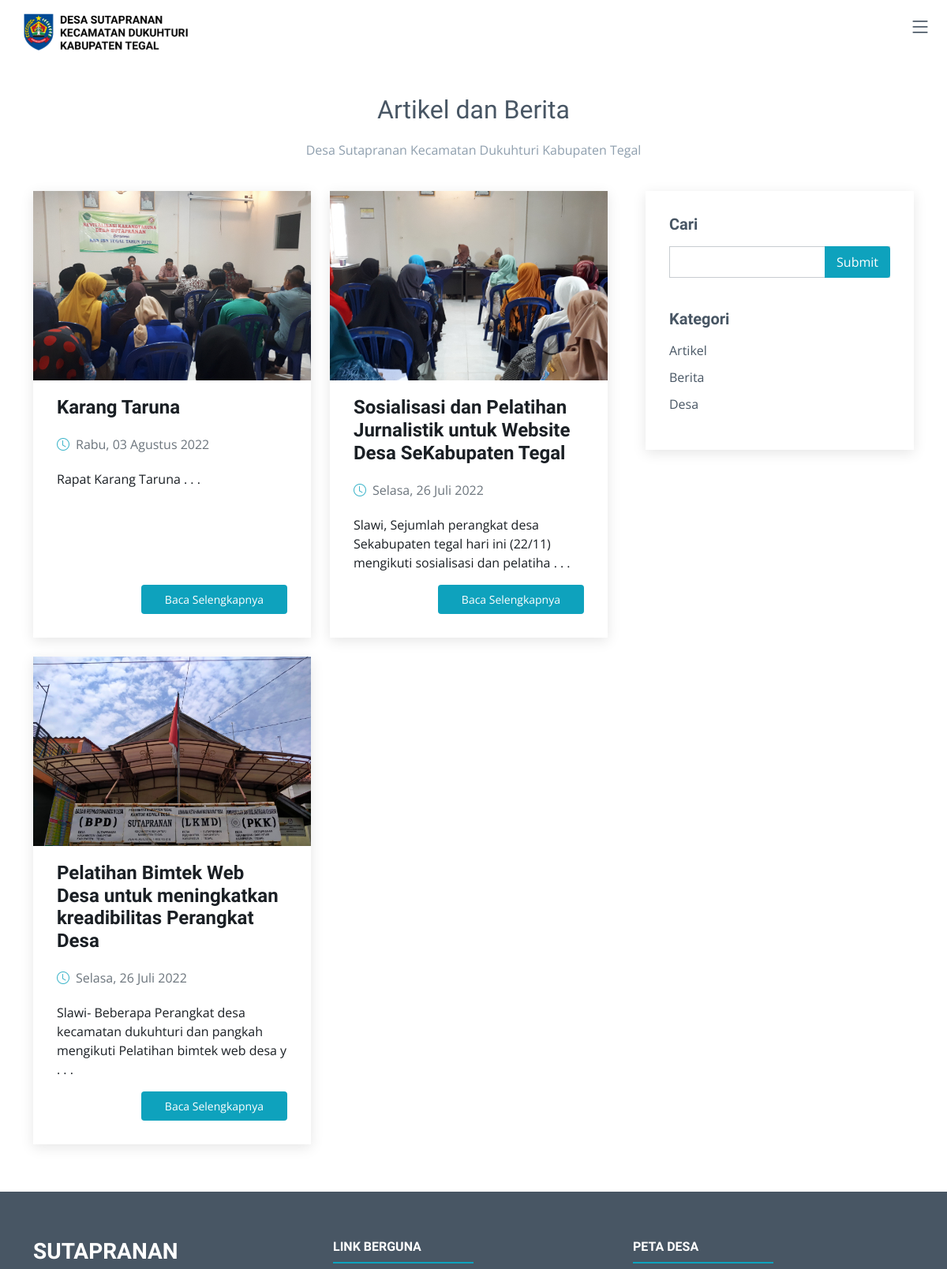
The page /index.php/user/artikeldanberita (upper part) on the database as committed earlier.
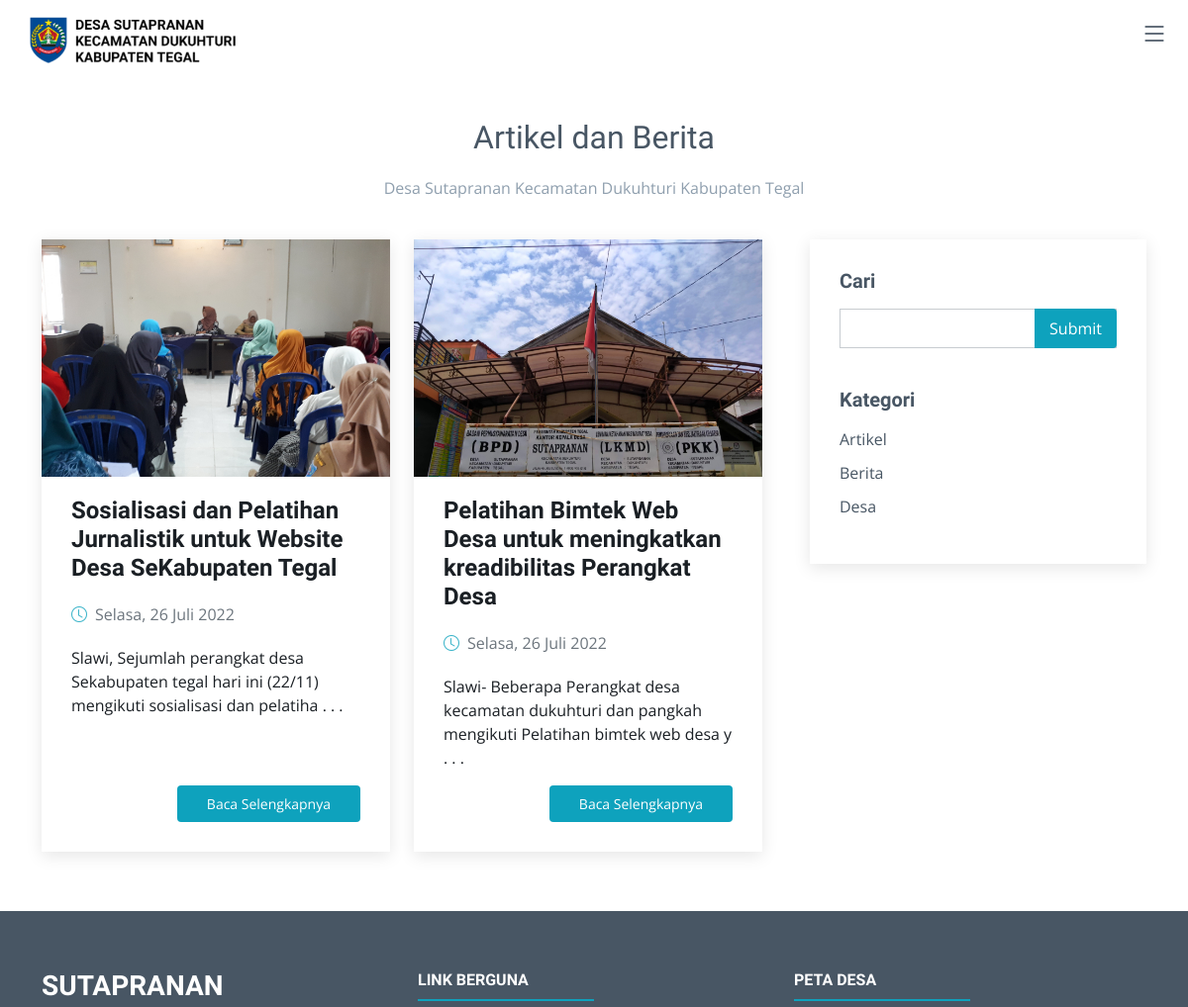
The same page on the database as committed later.
### tables this page shows
CREATE TABLE `artikeldanberita` (
  `id` int(11) NOT NULL,
  `judul` text NOT NULL,
  `id_kategori` int(11) NOT NULL,
  `gambar` varchar(128) NOT NULL,
  `tanggal` int(11) NOT NULL,
  `isi` text NOT NULL
);

CREATE TABLE `kategori` (
  `id` int(11) NOT NULL,
  `kategori` varchar(128) NOT NULL
);

### application/controllers/User.php (called while the page is built, shortened)
<?php
class User extends CI_Controller
{
    public function __construct()
    {
        $this->load->model('Websid_model');
    }
    public function artikeldanberita()
    {
        $data['artikeldanberita'] = $this->Websid_model->getArtikeldanberita();
        $data['kategori'] = $this->Websid_model->getKategori();
        $this->load->library('pagination');
        if ($this->input->post('submit')) {
            $data['keyword'] = $this->input->post('keyword');
            $this->session->set_userdata('keyword', $data['keyword']);
        } else {
            $data['keyword'] = $this->session->userdata('keyword');
        }
        $this->db->from('artikeldanberita');
        $config['total_rows'] = $this->db->count_all_results();
        $data['total_rows'] = $config['total_rows'];
        $config['per_page'] = 8;
        $data['start'] = $this->uri->segment(3);
        $data['artikeldanberita'] = $this->Websid_model->getAdb($config['per_page'], $data['start'], $data['keyword']);
        $this->load->view('user/templates/header');
        $this->load->view('user/artikeldanberita', $data);
        $this->load->view('user/templates/footer');
    }
}

### index.php (called while the page is built, shortened)
<?php
require_once BASEPATH.'core/CodeIgniter.php';

### application/models/Websid_model.php (called while the page is built, shortened)
<?php
class Websid_model extends CI_Model
{
    public function getArtikeldanberita()
    {
        $this->db->order_by('id', 'DESC');
        return $this->db->get('artikeldanberita')->result_array();
    }
    public function getAdb($limit, $start, $keyword = null)
    {
        $this->db->order_by('id', 'DESC');
        return $this->db->get('artikeldanberita', $limit, $start)->result_array();
    }
    public function getKategori()
    {
        return $this->db->get('kategori')->result_array();
    }
}

### application/helpers/Tanggal_helper.php (called while the page is built, shortened)
<?php
if (!function_exists('format_indo')) {
    function format_indo($date)
    {
        $Hari = array("Minggu", "Senin", "Selasa", "Rabu", "Kamis", "Jumat", "Sabtu");
        $Bulan = array("Januari", "Februari", "Maret", "April", "Mei", "Juni", "Juli", "Agustus", "September", "Oktober", "November", "Desember");
        $tahun = substr($date, 0, 4);
        $bulan = substr($date, 5, 2);
        $tgl = substr($date, 8, 2);
        $waktu = substr($date, 11, 5);
        $hari = date("w", strtotime($date));
        $result = $Hari[$hari] . ", " . $tgl . " " . $Bulan[(int)$bulan - 1] . " " . $tahun . " " . $waktu;
        return $result;
    }
}

### application/views/user/artikeldanberita.php (the view, shortened to what this page needs)
<main id="main">
    <section id="artikeldanberita" class="blog">
        <div class="container">
            <div class="section-header">
                <h2>Artikel dan Berita</h2>
                <p>Desa Sutapranan Kecamatan Dukuhturi Kabupaten Tegal</p>
            </div>
        </div>
        <div class="container" data-aos="fade-up">
            <div class="row g-5">
                <div class="col-lg-8 order-2 order-lg-1">
                    <div class="row gy-4 posts-list">
                        <?php foreach ($artikeldanberita as $adb) : ?>
                            <div class="col-lg-6">
                                <article class="d-flex flex-column">
                                    <div class="post-img">
                                        <img src="<?= base_url('assets/img/artikeldanberita/') . $adb['gambar']; ?>" class="img-fluid">
                                    </div>
                                    <h2 class="title">
                                        <?= $adb['judul']; ?>
                                    </h2>
                                    <div class="meta-top">
                                        <ul>
                                            <li class="d-flex align-items-center"><i class="bi bi-clock"></i> <?= format_indo(date('Y-m-d', $adb['tanggal'])); ?></li>
                                        </ul>
                                    </div>
                                    <div class="content">
                                        <p>
                                            <?= substr($adb['isi'], 0, 100); ?> . . .
                                        </p>
                                    </div>
                                    <div class="read-more mt-auto align-self-end">
                                        <a href="<?= base_url('user/detailartikeldanberita/'); ?><?= $adb['id']; ?>">Baca Selengkapnya</a>
                                    </div>
                                </article>
                            </div>
                        <?php endforeach; ?>
                    </div>
                </div>
                <div class="col-lg-4 order-1 order-lg-2">
                    <div class="sidebar">
                        <div class="sidebar-item search-form">
                            <h3 class="sidebar-title">Cari</h3>
                            <form action="<?= base_url('user/artikeldanberita'); ?>" method="post" class="mt-3">
                                <input type="text" name="keyword" autocomplete="off" autofocus>
                                <input type="submit" name="submit"></input>
                            </form>
                        </div>
                        <div class="sidebar-item categories">
                            <h3 class="sidebar-title">Kategori</h3>
                            <ul class="mt-3">
                                <?php foreach ($kategori as $k) : ?>
                                    <li><a href="<?= base_url('user/kategori?filter=') . $k['kategori']; ?>"><?= $k['kategori']; ?></a></li>
                                <?php endforeach; ?>
                            </ul>
                        </div>
                    </div>
                </div>
            </div>
        </div>
    </section>
</main>

### application/views/user/templates/header.php (shortened to what this page needs)
<!DOCTYPE html>
<html lang="en">
<head>
    <link href="<?= base_url('assets/user/'); ?>/vendor/bootstrap/css/bootstrap.min.css" rel="stylesheet">
    <link href="<?= base_url('assets/user/'); ?>/vendor/bootstrap-icons/bootstrap-icons.css" rel="stylesheet">
    <link href="<?= base_url('assets/user/'); ?>/vendor/aos/aos.css" rel="stylesheet">
    <link href="<?= base_url('assets/user/'); ?>/vendor/glightbox/css/glightbox.min.css" rel="stylesheet">
    <link href="<?= base_url('assets/user/'); ?>/vendor/swiper/swiper-bundle.min.css" rel="stylesheet">
    <link href="<?= base_url('assets/user/'); ?>/css/variables.css" rel="stylesheet">
    <link href="<?= base_url('assets/user/'); ?>/css/main.css" rel="stylesheet">
</head>
<body>
    <header id="header" class="header fixed-top" data-scrollto-offset="0">
        <div class="container-fluid d-flex align-items-center justify-content-between mx-3">
            <a href="<?= base_url(); ?>" class="logo d-flex align-items-center scrollto me-auto me-lg-0">
                <img src="<?= base_url('assets/img/'); ?>logo.png">
            </a>
            <nav id="navbar" class="navbar">
                <i class="bi bi-list mobile-nav-toggle d-none"></i>
            </nav>
        </div>
    </header>

### application/views/user/templates/footer.php (shortened to what this page needs)
<footer id="footer" class="footer">
    <div class="footer-content">
        <div class="container">
            <div class="row">
                <div class="col-lg-4 col-md-6">
                    <div class="footer-info">
                        <h3>Sutapranan</h3>
                    </div>
                </div>
                <div class="col-lg-4 col-md-6 footer-links">
                    <h4>Link Berguna</h4>
                </div>
                <div class="col-lg-4 col-md-6 footer-links">
                    <h4>Peta Desa</h4>
                </div>
            </div>
        </div>
    </div>
</footer>
</body>
</html>

### assets/user/css/variables.css (style rules this page uses)
:root { --font-default: 'Open Sans', system-ui, -apple-system, "Segoe UI", Roboto, "Helvetica Neue", Arial, "Noto Sans", "Liberation Sans", sans-serif, "Apple Color Emoji", "Segoe UI Emoji", "Segoe UI Symbol", "Noto Color Emoji"; --font-primary: 'Source Sans Pro', sans-serif; --font-secondary: 'Poppins', sans-serif; --color-default: #1a1f24; --color-default-rgb: 26, 31, 36; --color-links: #0ea2bd; --color-links-hover: #1ec3e0; --color-primary: #0ea2bd; --color-primary-light: #1ec3e0; --color-primary-dark: #0189a1; --color-primary-rgb: 14, 162, 189; --color-primary-light-rgb: 30, 195, 224; --color-primary-dark-rgb: 1, 137, 161; --color-secondary: #485664; --color-secondary-light: #8f9fae; --color-secondary-dark: #3a4753; --color-secondary-rgb: 72, 86, 100; --color-secondary-light-rgb: 143, 159, 174; --color-secondary-dark-rgb: 58, 71, 83; --color-blue: #0d6efd; --color-blue-rgb: 13, 110, 253; --color-indigo: #6610f2; --color-indigo-rgb: 102, 16, 242; --color-purple: #6f42c1; --color-purple-rgb: 111, 66, 193; --color-pink: #f3268c; --color-pink-rgb: 243, 38, 140; --color-red: #df1529; --color-red-rgb: 223, 21, 4; --color-orange: #fd7e14; --color-orange-rgb: 253, 126, 20; --color-yellow: #ffc107; --color-yellow-rgb: 255, 193, 7; --color-green: #059652; --color-green-rgb: 5, 150, 82; --color-teal: #20c997; --color-teal-rgb: 32, 201, 151; --color-cyan: #0dcaf0; --color-cyan-rgb: 13, 202, 240; --color-white: #ffffff; --color-white-rgb: 255, 255, 255; --color-gray: #6c757d; --color-gray-rgb: 108, 117, 125; --color-black: #000000; --color-black-rgb: 0, 0, 0; }
:root { --bs-blue: var(--color-blue); --bs-indigo: var(--color-indigo); --bs-purple: var(--color-purple); --bs-pink: var(--color-pink); --bs-red: var(--color-red); --bs-orange: var(--color-orange); --bs-yellow: var(--color-yellow); --bs-green: var(--color-green); --bs-teal: var(--color-teal); --bs-cyan: var(--color-cyan); --bs-white: var(--color-white); --bs-gray: var(--color-gray); --bs-gray-dark: #343a40; --bs-gray-100: #f8f9fa; --bs-gray-200: #e9ecef; --bs-gray-300: #dee2e6; --bs-gray-400: #ced4da; --bs-gray-500: #adb5bd; --bs-gray-600: #6c757d; --bs-gray-700: #495057; --bs-gray-800: #343a40; --bs-gray-900: #212529; --bs-primary: var(--color-blue); --bs-secondary: var(--color-blue); --bs-success: #198754; --bs-info: #0dcaf0; --bs-warning: #ffc107; --bs-danger: #dc3545; --bs-light: #f8f9fa; --bs-dark: #212529; --bs-primary-rgb: var(--color-primary-rgb); --bs-secondary-rgb: var(--color-secondary-rgb); --bs-success-rgb: 25, 135, 84; --bs-info-rgb: 13, 202, 240; --bs-warning-rgb: 255, 193, 7; --bs-danger-rgb: 220, 53, 69; --bs-light-rgb: 248, 249, 250; --bs-dark-rgb: 33, 37, 41; --bs-white-rgb: var(--color-white-rgb); --bs-black-rgb: var(--color-black-rgb); --bs-body-color-rgb: var(--color-default-rgb); --bs-body-bg-rgb: 255, 255, 255; --bs-font-sans-serif: var(--font-default); --bs-font-monospace: SFMono-Regular, Menlo, Monaco, Consolas, "Liberation Mono", "Courier New", monospace; --bs-gradient: linear-gradient(180deg, rgba(255, 255, 255, 0.15), rgba(255, 255, 255, 0)); --bs-body-font-family: var(--font-default); --bs-body-font-size: 1rem; --bs-body-font-weight: 400; --bs-body-line-height: 1.5; --bs-body-color: var(--color-default); --bs-body-bg: #fff; }

Rows that differ between the two databases and show on the page:
removed artikeldanberita: gambar (picture), judul "Karang Taruna", tanggal "Rabu, 03 Agustus 2022", isi "Rapat Karang Taruna"
